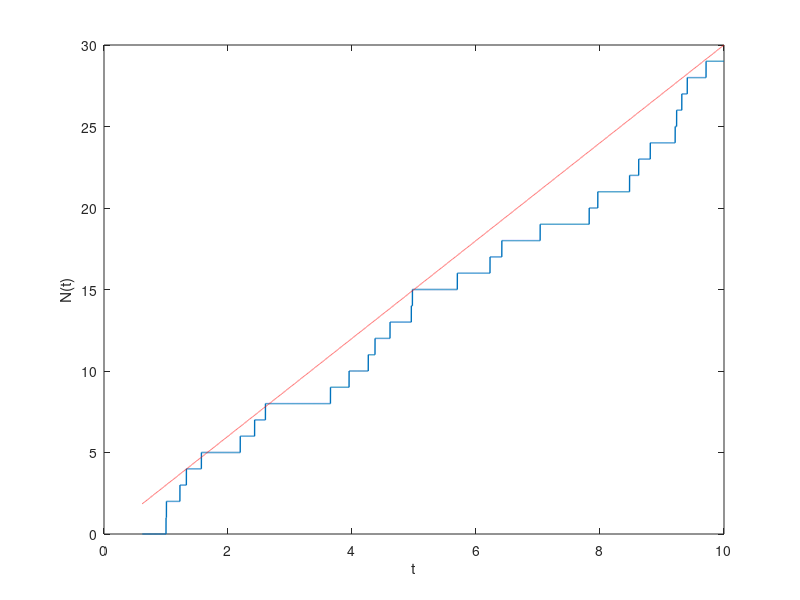

The MATLAB source for this figure:
 clear all;
%generowanie N_{2}(t) - jednorodnego pr. Poissona z \lambda=3
I=0;
t=0;
T=10;
lambda=3;
i=1;
S=[];

while t<=T
    U=rand;
    t=t-1/lambda*log(U);
    I=I+1;
    S(i)=t;
    i=i+1;
end

%teraz mamy wektor momentow skokow S
%musimy z niego zrobic wektor wartosci N_{2} na przedziale [0,T]

argumentyN2 = linspace(S(1),T,1000*T);
wartosciN2 = zeros(1,length(argumentyN2));

for i=1:length(S)
    wartosciN2 = wartosciN2 + (argumentyN2>=S(i));
end
wartosciN2=wartosciN2-1;
%teraz mamy wektor z wartosciami N2 

lambda=max(wartosciN2);

t=0;
I=0;
S=[];

while t<=T
    U1=rand;
    t=t-1/lambda *log(U1);
    if t>10
        break;
    end
    I=I+1;
    S(I)=t;
end

indeks_x=1;
N=[];
for k=1:length(S)
    wartosc_skoku=wartosciN2(indeks_x);
    while argumentyN2(indeks_x)<=wartosciN2(k)
        indeks_x=indeks_x+1;
        N=[N wartosc_skoku];
    end
end
N=[N wartosciN2(indeks_x:end)];
hold on;
plot(argumentyN2,N,'LineWidth',1);
plot(argumentyN2, 3*argumentyN2,'r--');
xlabel('t');
ylabel('N(t)')

box on;
